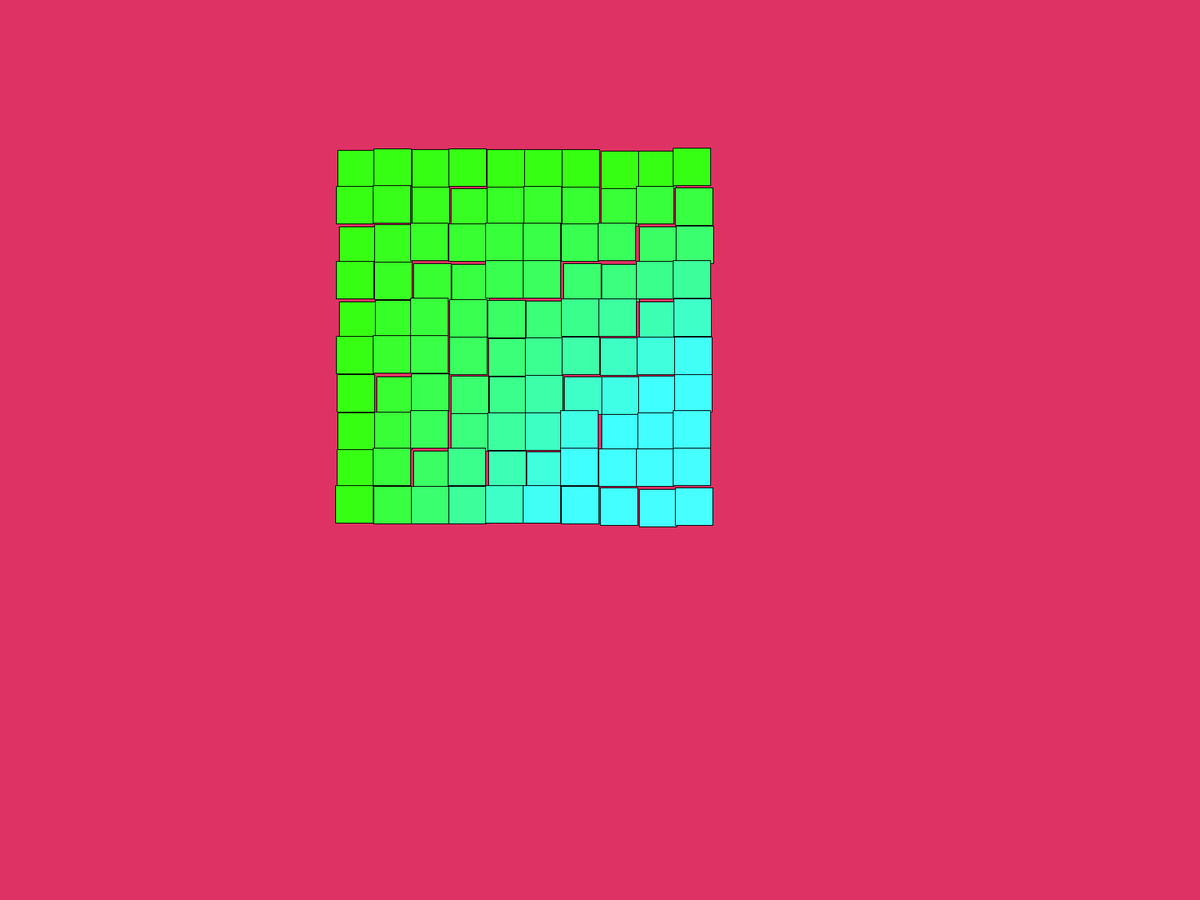
Frame 1 (no input)
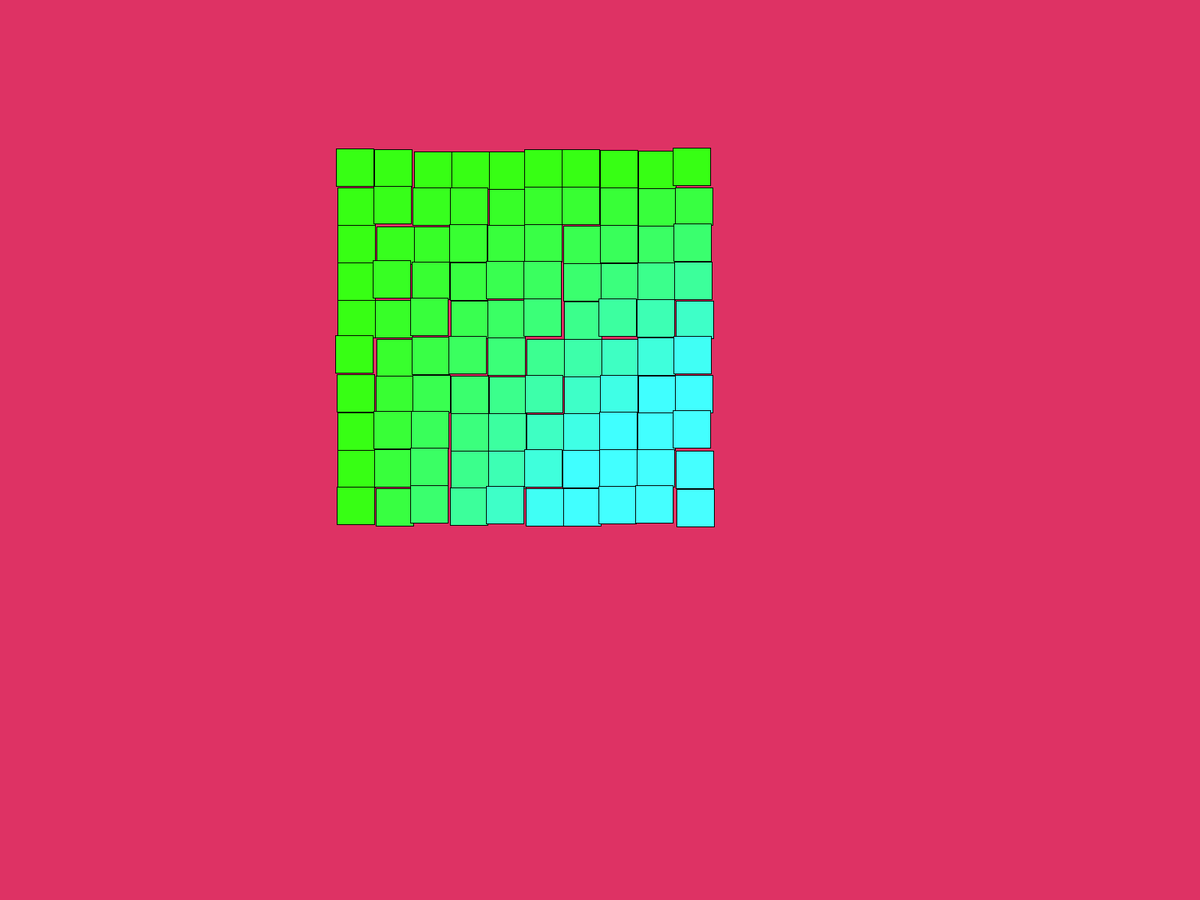
Frame 60 (the mouse pressed at the canvas centre just before this capture)
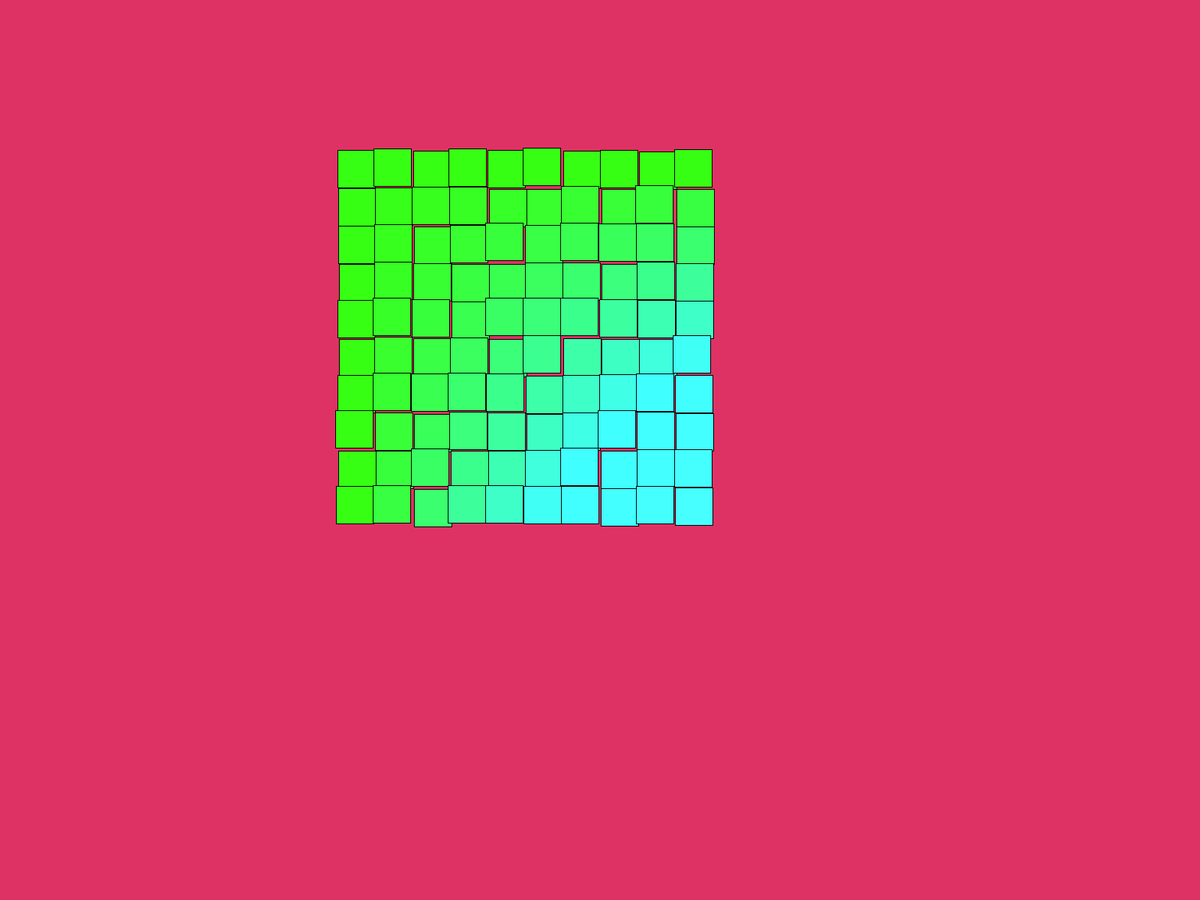
Frame 120 (the mouse held since frame 60 and released just before this capture)

The Processing sketch that drew these frames (run headless with seeded random() and noise(); from frame 60 on, the mouse is pressed at the canvas centre):

// Processing sketch: sketch_190925a
// ── sketch_190925a.pde
//Variabel
int x = 0;
int y = 0;
int z = 0;


void setup() {
 fullScreen();
 
}

void draw() {
  clear();
  background (222, 50, 100);
  for(int x = 0; x < 10; x++){
  for(int y = 0; y < 10; y++){ 
  //for(int z = 0; z < 10; z++){
  float r = random (-3,3);
  fill(55 + (x * y / 5), 255 + (x * y), 20 + (x * y * 5));
  rect(450 + x * 50 + r, 200 + y * 50 + r, 50, 50);
 }  
 }
}
